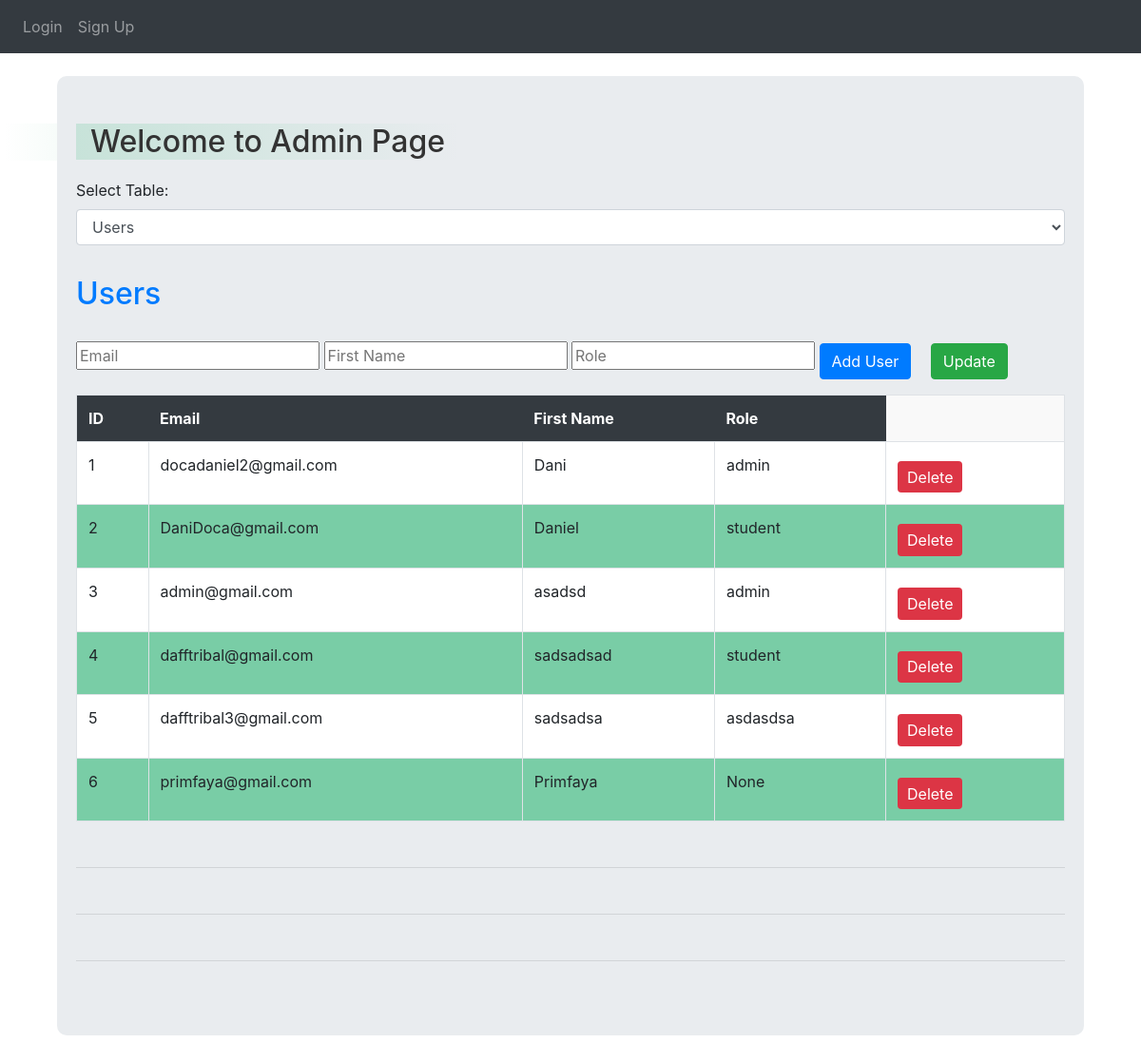
The page /admin on the database its author committed.
### website/models.py (models this page shows)
class User(db.Model, UserMixin):
    id = db.Column(db.Integer, primary_key=True)
    email = db.Column(db.String(150), unique=True)
    password = db.Column(db.String(150))
    first_Name = db.Column(db.String(150))
    role = db.Column(db.String(50))
    notes = db.relationship('Note', backref='user', lazy=True)
    courses = db.relationship('Course', secondary=user_courses, backref=db.backref('students', lazy='dynamic'))

### website/views.py (the view)
@views.route('/admin')
def admin_page():
    users = User.query.all()
    modules = Module.query.all()
    courses = Course.query.all()
    staff = Staff.query.all()
    return render_template('admin.html', users=users, modules=modules, courses=courses, staff=staff, user=current_user)

### website/templates/admin.html (shortened to what this page needs)
{% extends "base.html" %}
{% block content %}
<div class="container mt-4">
  <div class="section-container">
    <h2 class="section-title">Welcome to Admin Page</h2>
    <div class="form-group">
      <div class="form-group mb-1">
        <label for="tableSelector">Select Table:</label>
        <select class="form-control" id="tableSelector">
          <option value="usersTable">Users</option>
        </select>
      </div>
      <div id="usersTable" class="table-container">
        <h2>Users</h2>
        <form action="{{ url_for('views.add_user') }}" method="POST" class="mb-3">
          <input type="email" name="email" placeholder="Email" required>
          <input type="text" name="first_Name" placeholder="First Name" required>
          <input type="text" name="role" placeholder="Role" required>
          <button type="submit" class="btn btn-primary">Add User</button>
          <button type="button" class="btn btn-success ml-2" id="updateUser">Update</button>
        </form>
        <table class="table table-bordered">
          <thead class="table-dark">
            <tr>
              <th>ID</th>
              <th>Email</th>
              <th>First Name</th>
              <th>Role</th>
            </tr>
          </thead>
          <tbody>
            {% for user in users %}
            <tr>
              <td>{{ user.id }}</td>
              <td>{{ user.email }}</td>
              <td>{{ user.first_Name }}</td>
              <td>{{ user.role }}</td>
              <td>
                <button type="button" class="btn btn-danger delete-btn">Delete</button>
              </td>
            </tr>
            {% endfor %}
          </tbody>
        </table>
      </div>
      <hr class="my-5">
      <hr class="my-5">
      <hr class="my-5">
    </div>
  </div>
</div>
{% endblock %}

### website/templates/base.html (shortened to what this page needs)
<!DOCTYPE html>
<html>
<head>
  <link
    rel="stylesheet"
    href="https://stackpath.bootstrapcdn.com/bootstrap/4.4.1/css/bootstrap.min.css"
  />
  <link
    rel="stylesheet"
    href="https://stackpath.bootstrapcdn.com/font-awesome/4.7.0/css/font-awesome.min.css"
  />
</head>
<body>
  <nav class="navbar navbar-expand-lg navbar-dark bg-dark">
    <div class="collapse navbar-collapse" id="navbar">
      <div class="navbar-nav">
        {% if user.is_authenticated %}
        <a class="nav-item nav-link" id="home" href="/">Home</a>
        <a class="nav-item nav-link" id="dashboard" href="/dashboard">Dashboard</a>
        <a class="nav-item nav-link" id="course" href="/course">Courses</a>
        <a class="nav-item nav-link" id="admin" href="/admin">Admin</a>
        <a class="nav-item nav-link" id="logout" href="/logout">Logout</a>
        {% else %}
        <a class="nav-item nav-link" id="login" href="/login">Login</a>
        <a class="nav-item nav-link" id="signUp" href="/sign-up">Sign Up</a>
        {% endif %}
      </div>
    </div>
  </nav>
  <div class="container mt-4">
    {% block content %}{% endblock %}
  </div>
</body>
</html>

### website/templates/admin.html (style rules this page uses)
.btn-success { background-color: #28a745; border-color: #28a745; }
.btn-primary { background-color: #007bff; border-color: #007bff; }
.section-title { text-align: center; font-size: 2rem; margin-top: 20px; margin-bottom: 20px; color: #007bff; position: relative; display: inline-block; padding: 0 15px; background: linear-gradient(to right, rgba(121, 205, 166, 0.3), rgba(0, 0, 0, 0)); color: #333; }
.section-title::after { content: ''; position: absolute; top: 50%; left: -2cm; right: -2cm; height: 100%; background: linear-gradient(to right, rgba(0, 0, 0, 0), rgba(121, 205, 166, 0.3), rgba(0, 0, 0, 0)); z-index: -1; transform: translateY(-50%); }
.section-container { background: #e9ecef; padding: 30px 20px; border-radius: 10px; margin-bottom: 50px; }
.table-container { margin-top: 2rem; }
.table-container h2 { margin-bottom: 1.5rem; color: #007bff; }
.table-container table { width: 100%; margin-bottom: 1.5rem; background-color: #f9f9f9; }
.table-container .table thead th { background-color: #343a40; color: #fff; border: none; }
.table-container .table tbody tr:nth-of-type(odd) { background-color: #fff; }
.table-container .table tbody tr:nth-of-type(even) { background-color: #79cda6; }
.table-container .table tbody tr { transition: background-color 0.3s; }
.table-container .btn { margin-top: 0.5rem; margin-right: 0.5rem; }
.table-container .delete-btn { background-color: #dc3545; color: #fff; border: none; padding: 0.3rem 0.6rem; cursor: pointer; }
.table-container .btn-primary { background-color: #007bff; border-color: #007bff; }
.table-container .btn-success { background-color: #28a745; border-color: #28a745; }
.table-container .btn { border-radius: 0.25rem; }

### rows shown on the page
User: id "1", email "docadaniel2@gmail.com", first_Name "Dani", role "admin"
User: id "2", email "DaniDoca@gmail.com", first_Name "Daniel", role "student"
User: id "3", email "admin@gmail.com", first_Name "asadsd", role "admin"
User: id "4", email "dafftribal@gmail.com", first_Name "sadsadsad", role "student"
User: id "5", email "dafftribal3@gmail.com", first_Name "sadsadsa", role "asdasdsa"
User: id "6", email "primfaya@gmail.com", first_Name "Primfaya", role "None"
